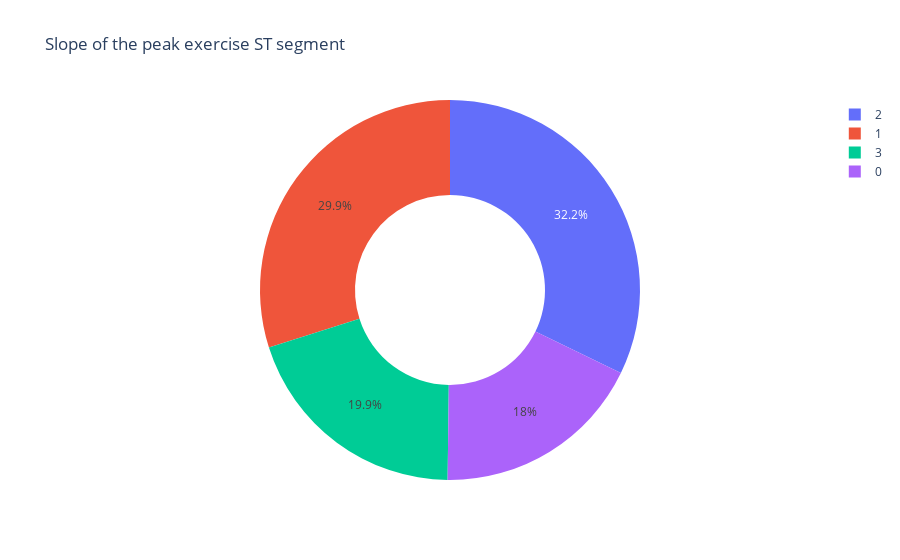

Write notebook code for a chart like this one.
### Markdown cell above
#### ECG Results and Values

- **Value 0**: Normal
- **Value 1**: Having ST-T wave abnormality (T wave inversions and/or ST elevation or depression of > 0.05 mV)
- **Value 2**: Showing probable or definite left ventricular hypertrophy by Estes' criteria

---

#### EKG Sonuçları ve Değerler

- **Değer 0**: Normal
- **Değer 1**: ST-T dalga anormalliğine sahip (T dalga inversiyonları ve/veya ST yükselmesi veya > 0.05 mV depresyonu)
- **Değer 2**: Estes kriterlerine göre olası veya kesin sol ventrikül hipertrofisi gösteren

### Code cell
slope = data['slope'].value_counts()
transactions = slope.index
quantity = slope.values

figure = px.pie(data,
                names = transactions,
                values = quantity,
                hole = 0.5,
                title = 'Slope of the peak exercise ST segment')
figure.show()

### Figure 1 — Plotly figure (JSON) as saved in the notebook; plotly's stock layout.template omitted (floating-point values rounded to 4 significant figures)
{"data": [{"domain": {"x": [0, 1], "y": [0, 1]}, "hole": 0.5, "hovertemplate": "label=%{label}<br>value=%{value}<extra></extra>", "labels": [2, 1, 3, 0], "legendgroup": "", "name": "", "showlegend": true, "type": "pie", "values": [322, 299, 199, 180]}], "layout": {"legend": {"tracegroupgap": 0}, "title": {"text": "Slope of the peak exercise ST segment"}}}
